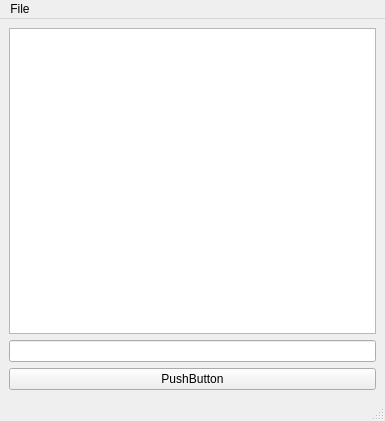
<?xml version="1.0" encoding="UTF-8"?>
<ui version="4.0">
 <class>MainWindow</class>
 <widget class="QMainWindow" name="MainWindow">
  <property name="geometry">
   <rect>
    <x>0</x>
    <y>0</y>
    <width>385</width>
    <height>421</height>
   </rect>
  </property>
  <property name="windowTitle">
   <string>MainWindow</string>
  </property>
  <widget class="QWidget" name="centralwidget">
   <layout class="QGridLayout" name="gridLayout">
    <item row="0" column="0">
     <layout class="QVBoxLayout" name="verticalLayout">
      <item>
       <widget class="QTextEdit" name="textEdit"/>
      </item>
      <item>
       <widget class="QLineEdit" name="lineEdit"/>
      </item>
      <item>
       <widget class="QPushButton" name="pushButton">
        <property name="text">
         <string>PushButton</string>
        </property>
       </widget>
      </item>
     </layout>
    </item>
   </layout>
  </widget>
  <widget class="QMenuBar" name="menubar">
   <property name="geometry">
    <rect>
     <x>0</x>
     <y>0</y>
     <width>385</width>
     <height>25</height>
    </rect>
   </property>
   <widget class="QMenu" name="menuFile">
    <property name="title">
     <string>File</string>
    </property>
    <addaction name="actionQuit"/>
   </widget>
   <addaction name="menuFile"/>
  </widget>
  <widget class="QStatusBar" name="statusbar"/>
  <action name="actionQuit">
   <property name="text">
    <string>Quit</string>
   </property>
  </action>
 </widget>
 <resources/>
 <connections>
  <connection>
   <sender>actionQuit</sender>
   <signal>triggered()</signal>
   <receiver>MainWindow</receiver>
   <slot>close()</slot>
   <hints>
    <hint type="sourcelabel">
     <x>-1</x>
     <y>-1</y>
    </hint>
    <hint type="destinationlabel">
     <x>192</x>
     <y>210</y>
    </hint>
   </hints>
  </connection>
 </connections>
</ui>
